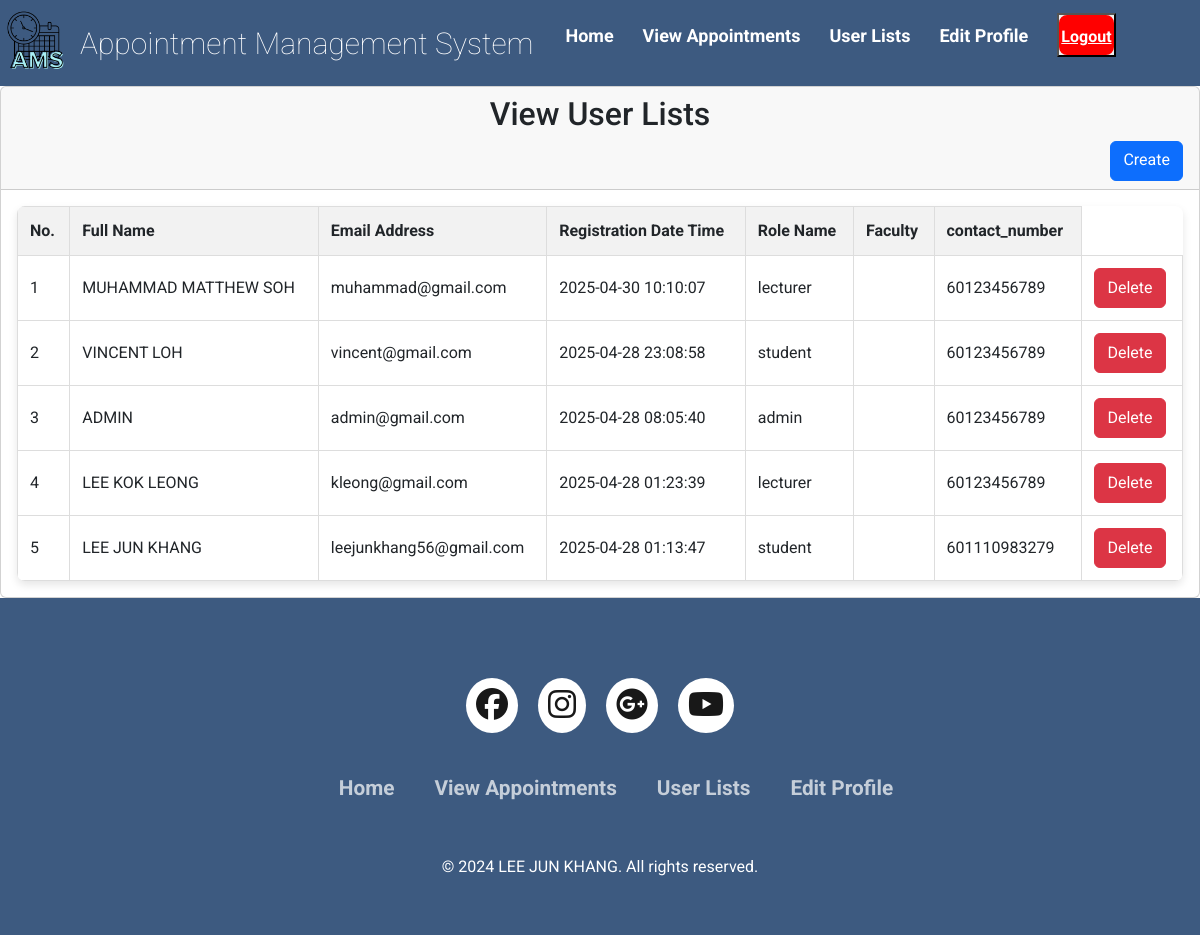
The page /user_view_admin.php on the database as committed earlier.
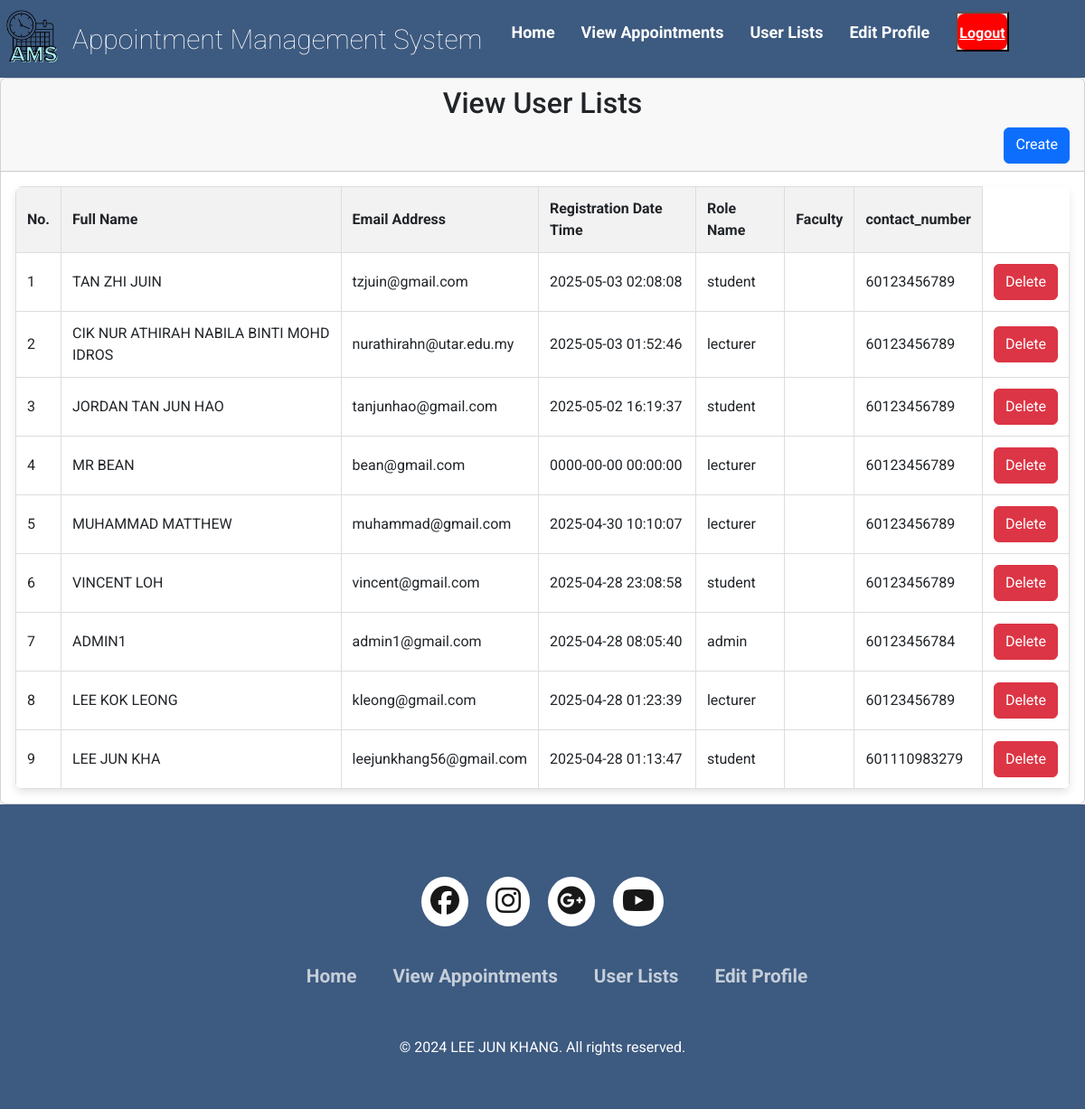
The same page on the database as committed later.
### tables this page shows
CREATE TABLE `users` (
  `id` bigint(11) NOT NULL,
  `username` varchar(100) NOT NULL,
  `email` varchar(100) NOT NULL,
  `role_id` int(1) NOT NULL,
  `reg_date` datetime NOT NULL,
  `password` varchar(255) NOT NULL,
  `contact_number` varchar(15) NOT NULL
);

CREATE TABLE `roles` (
  `id` int(1) NOT NULL,
  `role_name` varchar(50) NOT NULL
);

### user_view_admin.php (the view, shortened to what this page needs)
<!DOCTYPE html>
<html lang="en">
<head>
    <link rel="stylesheet" href="css/style.css">
    <link href="https://cdn.jsdelivr.net/npm/bootstrap@5.3.3/dist/css/bootstrap.min.css" rel="stylesheet">
    <link rel="stylesheet" type="text/css" href="https://cdnjs.cloudflare.com/ajax/libs/font-awesome/6.6.0/css/all.min.css">
    <link rel="stylesheet" href="https://unicons.iconscout.com/release/v4.0.0/css/line.css">
</head>
<body>
    <header>
        <nav class="navbar">
            <div class="navdiv">
                <div class="image-container">
                    <a href="home_admin.php"><img src="assets/images/logo.png" alt="logo" class="nav-logo" style="width: 70px; height: auto;"></a>
                    <a href="home_admin.php" class="logo-text">Appointment Management System</a>
                    <?php
                    include("database.php");
                    ?>
                </div>
                <ul>
                    <li><a href="home_admin.php">Home</a></li>
                    <li><a href="appointment_view_admin.php">View Appointments</a></li>
                    <li><a href="user_view_admin.php">User Lists</a></li>
                    <li><?php echo "<a href='edit_profile_admin.php?id=$res_id'>Edit Profile</a>"; ?></li>
                    <button><a href="logout.php" class="logout-btn">Logout</a></button>
                </ul>
            </div>
        </nav>
    </header>
    <main>
        <div class="main-box top">
            <div class="col-md-12">
                <div class="card">
                    <div class="card-header">
                        <h2 style="text-align: center;">View User Lists</h2>
                        <div class="d-grid gap-2 d-md-flex justify-content-md-end">
                            <button type="button" class="btn btn-primary" data-bs-toggle="modal" data-bs-target="#createModal">
                                <p>Create</p>
                            </button>
                        </div>
                    </div>
                    <div class="card-body">
                        <table class="product-table">
                            <thead>
                                <tr>
                                    <th>No.</th>
                                    <th>Full Name</th>
                                    <th>Email Address</th>
                                    <th>Registration Date Time</th>
                                    <th>Role Name</th>
                                    <th>Faculty</th>
                                    <th>contact_number</th>
                                </tr>
                            </thead>
                            <tbody>
                                <?php
                                $count = 1;
                                $sel_query = "SELECT users.*, roles.role_name AS role_name
                                                FROM users
                                                JOIN roles ON users.role_id = roles.id
                                                ORDER BY users.id DESC";
                                $stmt = $con->prepare($sel_query);
                                $stmt->execute();
                                $result = $stmt->get_result();
                                while ($row = mysqli_fetch_assoc($result)) {
                                ?>
                                    <tr>
                                        <td><?php echo $count; ?></td>
                                        <td><?php echo $row["username"]; ?></td>
                                        <td><?php echo $row["email"]; ?></td>
                                        <td><?php echo $row["reg_date"]; ?></td>
                                        <td><?php echo $row["role_name"]; ?></td>
                                        <td><?php echo $row["faculty"]; ?></td>
                                        <td><?php echo $row["contact_number"]; ?></td>
                                        <td>
                                            <button type="button" class="btn btn-danger" data-bs-toggle="modal" data-bs-target="#confirmModalCenter" data-id="<?php echo $row['id']; ?>">Delete</button>
                                        </td>
                                    </tr>
                                <?php
                                    $count++;
                                }
                                ?>
                            </tbody>
                        </table>
                    </div>
                </div>
            </div>
        </div>
    </main>
    <footer class="footer">
        <div class="footer-container">
            <div class="footer-icons">
                <a href=""><i class="fa-brands fa-facebook"></i></a>
                <a href=""><i class="fa-brands fa-instagram"></i></a>
                <a href=""><i class="fa-brands fa-google-plus"></i></a>
                <a href=""><i class="fa-brands fa-youtube"></i></a>
            </div>
            <div class="footer-nav">
                <ul>
                    <li><a href="home_admin.php">Home</a></li>
                    <li><a href="appointment_view_admin.php">View Appointments</a></li>
                    <li><a href="user_view_admin.php">User Lists</a></li>
                    <li><a href="edit_profile_admin.php">Edit Profile</a></li>
                </ul>
            </div>
            <div class="footer-bottom">
                <p>&copy; 2024 LEE JUN KHANG. All rights reserved. </p>
            </div>
        </div>
    </footer>
</body>
</html>

### css/style.css (style rules this page uses)
* { padding: 0; margin: 0; box-sizing: border-box; font-family: 'Roboto', sans-serif; }
body { background: #98C1D9; }
.navdiv { text-decoration: none; display: flex; align-items: center; justify-content: space-between; }
.btn { height: 40px; background: #3D5A80; color: white; font-size: 16px; font-weight: bold; border: 2px solid #3D5A80; border-radius: 5px; cursor: pointer; transition: background 0.3s ease, color 0.3s ease, border-color 0.3s ease; text-align: center; line-height: 40px; }
.logout-btn { height: 40px; background-color: red; color: white; font-size: 16px; font-weight: bold; border: 2px solid red; border-radius: 8px; cursor: pointer; text-align: center; line-height: 40px; padding: 0; margin: 0; box-sizing: border-box; display: inline-block; transition: background-color 0.3s ease, color 0.3s ease, border-color 0.3s ease; }
footer { background-color: #3D5A80; }
.footer-container { width: 100%; padding: 70px 30px 20px; }
.footer-icons { display: flex; justify-content: center; }
.footer-icons a { text-decoration: none; padding: 10px; background-color: white; margin: 10px; border-radius: 50%; }
.footer-icons a i { font-size: 2em; color: black; opacity: 0.9; }
.footer-nav { margin: 30px 0; }
.footer-nav ul { display: flex; justify-content: center; }
.footer-nav ul li a { color: white; margin: 20px; text-decoration: none; font-size: 1.3em; opacity: 0.7; transition: 0.5s; }
.footer-bottom { background-color: #3D5A80; padding: 20px; text-align: center; }
.footer-bottom p { color: white; }
.navbar { background: #3D5A80; font-family: calibri; padding-right: 15px; padding-left: 15px; }
.navdiv { display: flex; align-items: center; justify-content: space-between; }
.navdiv ul li a { text-decoration: none; }
.logo-text { font-size: 30px; font-weight: 60; color: white; text-decoration: none; }
.image-container img { width: 100px; height: auto; display: flex; align-items: center; }
.image-container { display: flex; align-items: center; }
.nav-logo { width: 100px; height: auto; margin-right: 10px; }
li { list-style: none; display: inline-block; }
li a { color: white; font-size: 18px; font-weight: bold; margin-right: 25px; }
.product-table { width: 100%; border-collapse: collapse; background-color: #fff; border-radius: 8px; overflow: hidden; box-shadow: 0 4px 8px rgba(0, 0, 0, 0.1); }
.product-table th, .product-table td { padding: 12px; border: 1px solid #ddd; }
.product-table th { background-color: #f2f2f2; font-weight: bold; }

Rows that differ between the two databases and show on the page:
added users: username "TAN ZHI JUIN", email "tzjuin@gmail.com", reg_date "2025-05-03 02:08:08", role.role_name "student", contact_number "60123456789"
added users: username "CIK NUR ATHIRAH NABILA BINTI MOHD IDROS", email "nurathirahn@utar.edu.my", reg_date "2025-05-03 01:52:46", role.role_name "lecturer", contact_number "60123456789"
added users: username "JORDAN TAN JUN HAO", email "tanjunhao@gmail.com", reg_date "2025-05-02 16:19:37", role.role_name "student", contact_number "60123456789"
added users: username "MR BEAN", email "bean@gmail.com", reg_date "0000-00-00 00:00:00", role.role_name "lecturer", contact_number "60123456789"
changed users "muhammad@gmail.com": username "MUHAMMAD MATTHEW SOH" → "MUHAMMAD MATTHEW"
changed users "admin": username "ADMIN" → "ADMIN1"; email "admin@gmail.com" → "admin1@gmail.com"; contact_number "60123456789" → "60123456784"
changed users "leejunkhang56@gmail.com": username "LEE JUN KHANG" → "LEE JUN KHA"
